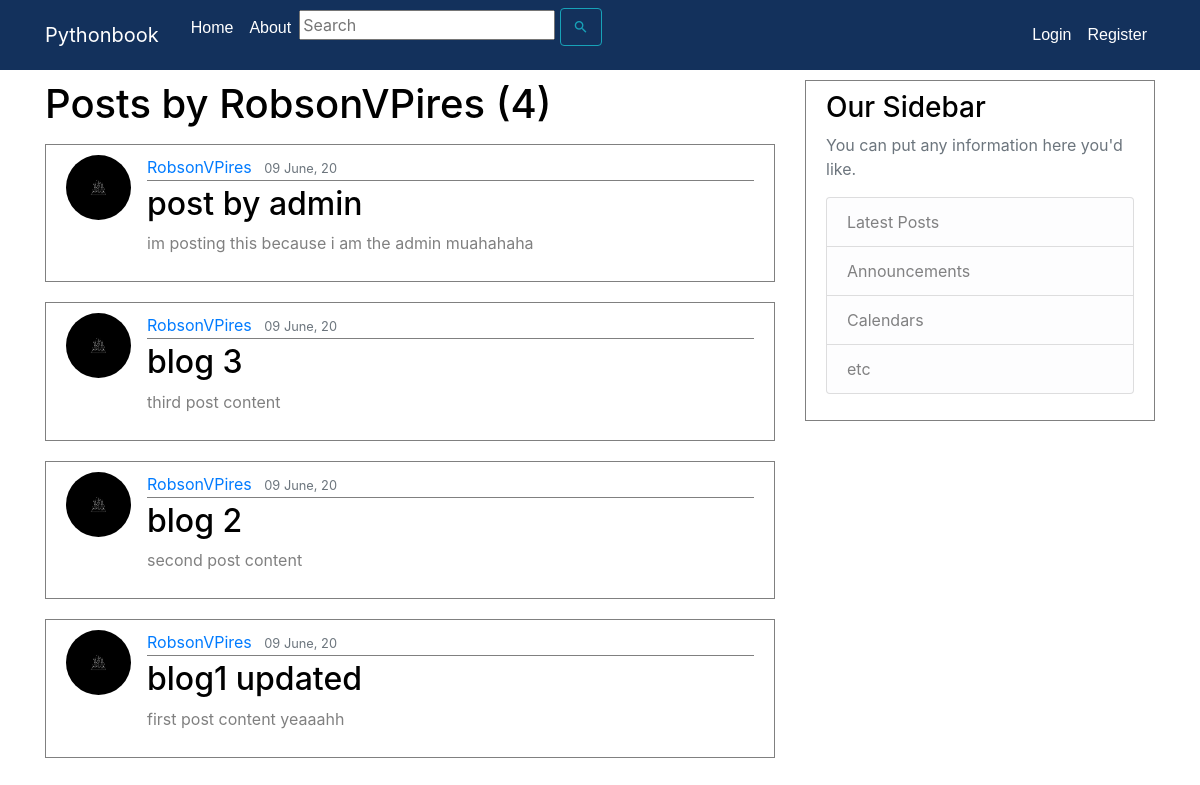
The app's page /user/RobsonVPires, older data.
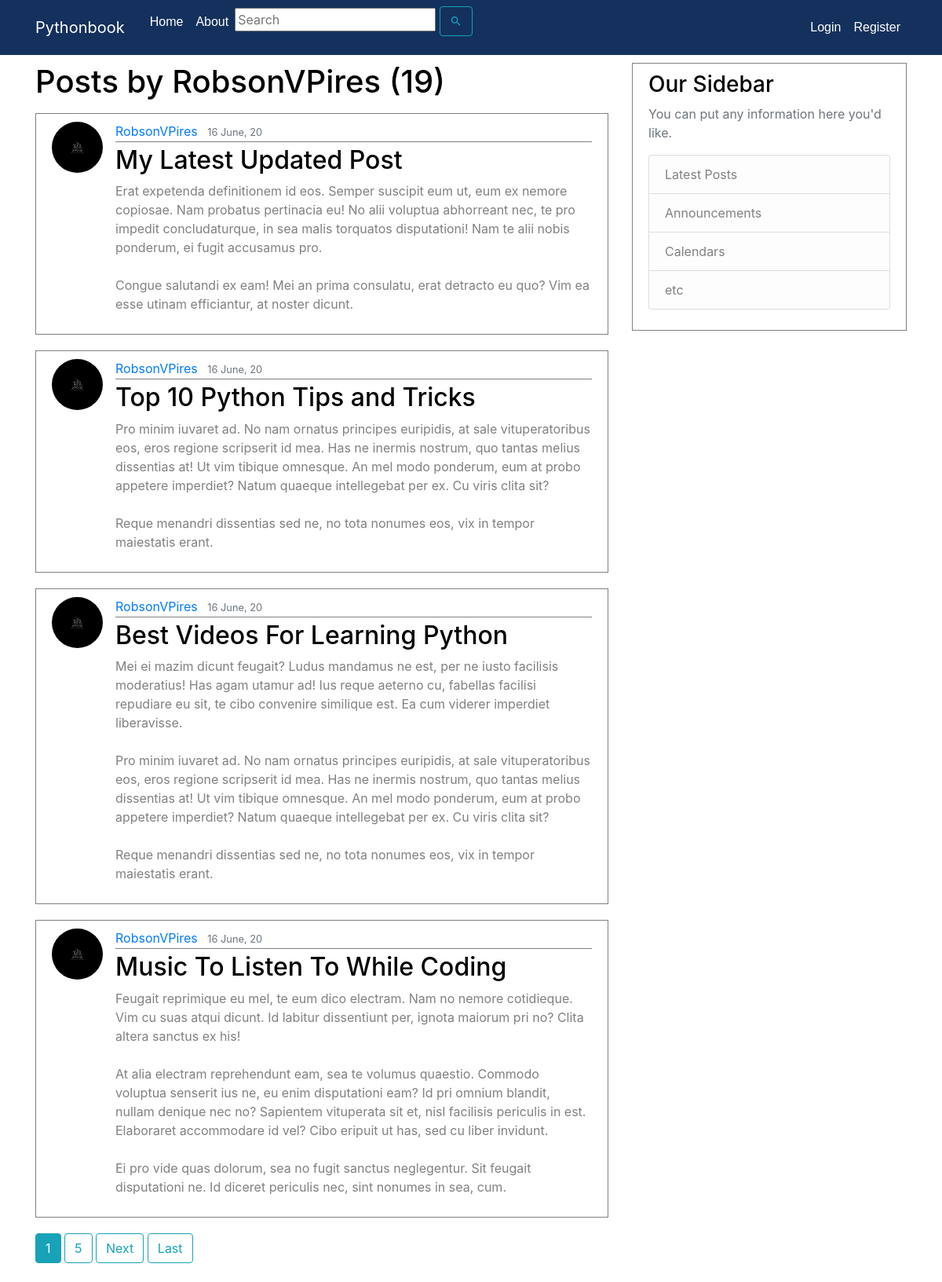
The same page, newer data.
### blog/models.py (models this page shows, shortened)
class Post(models.Model):
    title = models.CharField(max_length=100)
    content = models.TextField()
    date_posted = models.DateTimeField(default=timezone.now)
    author = models.ForeignKey(User, on_delete=models.CASCADE, related_name='author')

### users/models.py (models this page shows, shortened)
class Profile(models.Model):
    user = models.OneToOneField(User, on_delete=models.CASCADE)
    image = models.ImageField(default='default.jpg', upload_to='profile_pics')

### blog/views.py (the view)
# urls.py: path('user/<str:username>', UserPostListView.as_view(), name='user-posts'),
class UserPostListView(ListView):
    model = Post
    template_name = 'blog/user_posts.html'  # <app> / <model>_<viewtype>.html
    context_object_name = 'posts'
    paginate_by = 4
    def get_queryset(self):
        user = get_object_or_404(User, username=self.kwargs.get('username'))
        return Post.objects.filter(author=user).order_by('-date_posted')

### blog/templates/blog/user_posts.html (shortened to what this page needs)
{% extends "blog/base.html" %}
{% block content %}
 <h1 class="mb-3"> Posts by {{view.kwargs.username }} ({{ page_obj.paginator.count }})</h1>
    {% for post in posts %}
        <article class="media content-section">
          <img class="rounded-circle article-img" src="{{ post.author.profile.image.url }}">
            <div class="media-body">
            <div class="article-metadata">
              <a class="mr-2" href="{% url 'user-posts' post.author.username %}">{{ post.author }}</a>
              <small class="text-muted">{{ post.date_posted|date:"d F, y" }}</small>
            </div>
            <h2><a class="article-title" href="{% url 'post-detail' post.id %}">{{ post.title }}</a></h2>
            <p class="article-content">{{ post.content }}</p>
          </div>
        </article>
    {% endfor %}
    {% if is_paginated %}
        {% for num in page_obj.paginator.page_range %}
            {% if page_obj.number == num %}
                <a class="btn btn-info mb-4" href="?page={{ num }}">{{ num }}</a>
            {% elif num > page_obj.number|add:'-3' and num > page_obj.number|add:'3' %}
                <a class="btn btn-outline-info mb-4" href="?page={{ num }}">{{ num }}</a>
            {% endif %}
        {% endfor %}
        {% if page_obj.has_next %}
            <a class="btn btn-outline-info mb-4" href="?page={{ page_obj.next_page_number }}">Next</a>
            <a class="btn btn-outline-info mb-4" href="?page={{ page_obj.paginator.num_pages }}">Last</a>
        {% endif %}
    {% endif %}
{% endblock content %}

Row changes from the older to the newer data that the page shows:
no longer on this page (row unchanged): Post: author.profile.image (picture), author "RobsonVPires", date_posted "09 June, 20", title "post by admin", content "im posting this because i am the admin muahahaha"
no longer on this page (row unchanged): Post: author.profile.image (picture), author "RobsonVPires", date_posted "09 June, 20", title "blog 3", content "third post content"
no longer on this page (row unchanged): Post: author.profile.image (picture), author "RobsonVPires", date_posted "09 June, 20", title "blog 2", content "second post content"
no longer on this page (row unchanged): Post: author.profile.image (picture), author "RobsonVPires", date_posted "09 June, 20", title "blog1 updated", content "first post content yeaaahh"
added Post: author.profile.image (picture), author "RobsonVPires", date_posted "16 June, 20", title "My Latest Updated Post", content "Erat expetenda definitionem id eos. Semper suscipit eum ut, eum ex nemore copiosae. Nam probatus pertinacia eu! No alii voluptua abhorreant nec, te pro impedit concludaturque, in sea malis torquatos disputationi! Nam te alii nobis ponderum, ei fugit accusamus pro. Congue salutandi ex eam! Mei an prima consulatu, erat detracto eu quo? Vim ea esse utinam efficiantur, at noster dicunt."
added Post: author.profile.image (picture), author "RobsonVPires", date_posted "16 June, 20", title "Top 10 Python Tips and Tricks", content "Pro minim iuvaret ad. No nam ornatus principes euripidis, at sale vituperatoribus eos, eros regione scripserit id mea. Has ne inermis nostrum, quo tantas melius dissentias at! Ut vim tibique omnesque. An mel modo ponderum, eum at probo appetere imperdiet? Natum quaeque intellegebat per ex. Cu viris clita sit? Reque menandri dissentias sed ne, no tota nonumes eos, vix in tempor maiestatis erant."
added Post: author.profile.image (picture), author "RobsonVPires", date_posted "16 June, 20", title "Best Videos For Learning Python", content "Mei ei mazim dicunt feugait? Ludus mandamus ne est, per ne iusto facilisis moderatius! Has agam utamur ad! Ius reque aeterno cu, fabellas facilisi repudiare eu sit, te cibo convenire similique est. Ea cum viderer imperdiet liberavisse. Pro minim iuvaret ad. No nam ornatus principes euripidis, at sale vituperatoribus eos, eros regione scripserit id mea. Has ne inermis nostrum, quo tantas melius dissentias at! Ut vim tibique omnesque. An mel modo ponderum, eum at probo appetere imperdiet? Natum quaeque intellegebat per ex. Cu viris clita sit? Reque menandri dissentias sed ne, no tota nonumes eos, vix in tempor maiestatis erant."
added Post: author.profile.image (picture), author "RobsonVPires", date_posted "16 June, 20", title "Music To Listen To While Coding", content "Feugait reprimique eu mel, te eum dico electram. Nam no nemore cotidieque. Vim cu suas atqui dicunt. Id labitur dissentiunt per, ignota maiorum pri no? Clita altera sanctus ex his! At alia electram reprehendunt eam, sea te volumus quaestio. Commodo voluptua senserit ius ne, eu enim disputationi eam? Id pri omnium blandit, nullam denique nec no? Sapientem vituperata sit et, nisl facilisis periculis in est. Elaboraret accommodare id vel? Cibo eripuit ut has, sed cu liber invidunt. Ei pro vide quas dolorum, sea no fugit sanctus neglegentur. Sit feugait disputationi ne. Id diceret periculis nec, sint nonumes in sea, cum."
Text that changed along with them:
{{ page_obj.paginator.count }}: "4" → "19"
new list line: "1"
new list line: "5"
text now shown: "Next Last"
